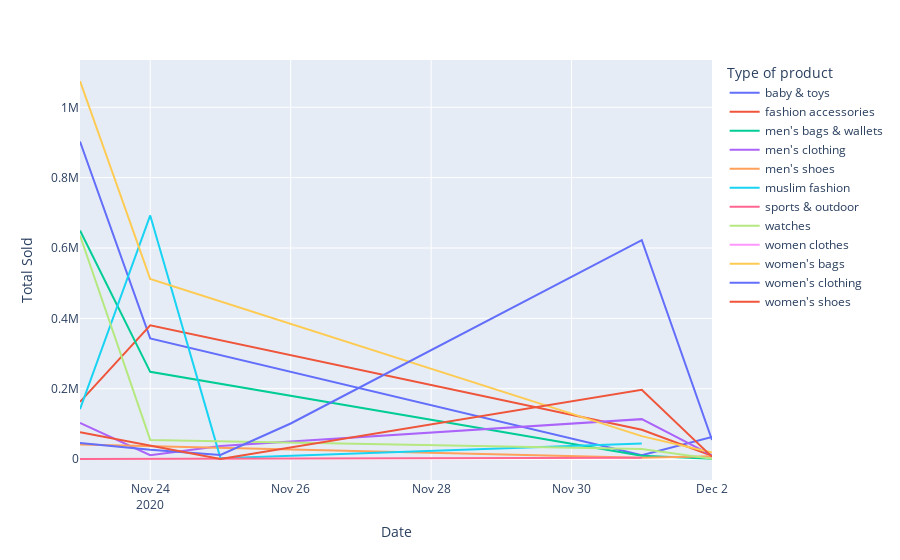

Write notebook code for a chart like this one.
### Code cell
plt.figure()

fig=px.line(date_vs_volume_set_2.reset_index(),
            x='date_date',
            y='total_sold',
            color='Type of product',  # this adds a legend
            labels={'total_sold': 'Total Sold', 'date_date': 'Date'}
            )
fig.show()

### Figure 1 — Plotly figure (JSON) as saved in the notebook; plotly's stock layout.template omitted (floating-point values rounded to 4 significant figures)
{"data": [{"hovertemplate": "Type of product=baby & toys<br>Date=%{x}<br>Total Sold=%{y}<extra></extra>", "legendgroup": "baby & toys", "line": {"color": "#636efa", "dash": "solid"}, "marker": {"symbol": "circle"}, "mode": "lines", "name": "baby & toys", "orientation": "v", "showlegend": true, "type": "scatter", "x": ["2020-11-23", "2020-11-24", "2020-12-01", "2020-12-02"], "xaxis": "x", "y": [902845, 343104, 10900, 62490], "yaxis": "y"}, {"hovertemplate": "Type of product=fashion accessories<br>Date=%{x}<br>Total Sold=%{y}<extra></extra>", "legendgroup": "fashion accessories", "line": {"color": "#EF553B", "dash": "solid"}, "marker": {"symbol": "circle"}, "mode": "lines", "name": "fashion accessories", "orientation": "v", "showlegend": true, "type": "scatter", "x": ["2020-11-23", "2020-11-24", "2020-12-01", "2020-12-02"], "xaxis": "x", "y": [162580, 380113, 83326, 9459], "yaxis": "y"}, {"hovertemplate": "Type of product=men's bags & wallets<br>Date=%{x}<br>Total Sold=%{y}<extra></extra>", "legendgroup": "men's bags & wallets", "line": {"color": "#00cc96", "dash": "solid"}, "marker": {"symbol": "circle"}, "mode": "lines", "name": "men's bags & wallets", "orientation": "v", "showlegend": true, "type": "scatter", "x": ["2020-11-23", "2020-11-24", "2020-12-01", "2020-12-02"], "xaxis": "x", "y": [649754, 247976, 9409, 785], "yaxis": "y"}, {"hovertemplate": "Type of product=men's clothing<br>Date=%{x}<br>Total Sold=%{y}<extra></extra>", "legendgroup": "men's clothing", "line": {"color": "#ab63fa", "dash": "solid"}, "marker": {"symbol": "circle"}, "mode": "lines", "name": "men's clothing", "orientation": "v", "showlegend": true, "type": "scatter", "x": ["2020-11-23", "2020-11-24", "2020-11-25", "2020-12-01", "2020-12-02"], "xaxis": "x", "y": [102546, 11000, 36980, 113477, 10167], "yaxis": "y"}, {"hovertemplate": "Type of product=men's shoes<br>Date=%{x}<br>Total Sold=%{y}<extra></extra>", "legendgroup": "men's shoes", "line": {"color": "#FFA15A", "dash": "solid"}, "marker": {"symbol": "circle"}, "mode": "lines", "name": "men's shoes", "orientation": "v", "showlegend": true, "type": "scatter", "x": ["2020-11-23", "2020-12-01", "2020-12-02"], "xaxis": "x", "y": [41392, 3882, 7608], "yaxis": "y"}, {"hovertemplate": "Type of product=muslim fashion<br>Date=%{x}<br>Total Sold=%{y}<extra></extra>", "legendgroup": "muslim fashion", "line": {"color": "#19d3f3", "dash": "solid"}, "marker": {"symbol": "circle"}, "mode": "lines", "name": "muslim fashion", "orientation": "v", "showlegend": true, "type": "scatter", "x": ["2020-11-23", "2020-11-24", "2020-11-25", "2020-12-01"], "xaxis": "x", "y": [142099, 692528, 2600, 43859], "yaxis": "y"}, {"hovertemplate": "Type of product=sports & outdoor<br>Date=%{x}<br>Total Sold=%{y}<extra></extra>", "legendgroup": "sports & outdoor", "line": {"color": "#FF6692", "dash": "solid"}, "marker": {"symbol": "circle"}, "mode": "lines", "name": "sports & outdoor", "orientation": "v", "showlegend": true, "type": "scatter", "x": ["2020-11-23", "2020-12-01"], "xaxis": "x", "y": [143, 3659], "yaxis": "y"}, {"hovertemplate": "Type of product=watches<br>Date=%{x}<br>Total Sold=%{y}<extra></extra>", "legendgroup": "watches", "line": {"color": "#B6E880", "dash": "solid"}, "marker": {"symbol": "circle"}, "mode": "lines", "name": "watches", "orientation": "v", "showlegend": true, "type": "scatter", "x": ["2020-11-23", "2020-11-24", "2020-12-01", "2020-12-02"], "xaxis": "x", "y": [635555, 54404, 28568, 530], "yaxis": "y"}, {"hovertemplate": "Type of product=women clothes<br>Date=%{x}<br>Total Sold=%{y}<extra></extra>", "legendgroup": "women clothes", "line": {"color": "#FF97FF", "dash": "solid"}, "marker": {"symbol": "circle"}, "mode": "lines", "name": "women clothes", "orientation": "v", "showlegend": true, "type": "scatter", "x": ["2020-12-01"], "xaxis": "x", "y": [230], "yaxis": "y"}, {"hovertemplate": "Type of product=women's bags<br>Date=%{x}<br>Total Sold=%{y}<extra></extra>", "legendgroup": "women's bags", "line": {"color": "#FECB52", "dash": "solid"}, "marker": {"symbol": "circle"}, "mode": "lines", "name": "women's bags", "orientation": "v", "showlegend": true, "type": "scatter", "x": ["2020-11-23", "2020-11-24", "2020-12-01", "2020-12-02"], "xaxis": "x", "y": [1074763, 511878, 65098, 18728], "yaxis": "y"}, {"hovertemplate": "Type of product=women's clothing<br>Date=%{x}<br>Total Sold=%{y}<extra></extra>", "legendgroup": "women's clothing", "line": {"color": "#636efa", "dash": "solid"}, "marker": {"symbol": "circle"}, "mode": "lines", "name": "women's clothing", "orientation": "v", "showlegend": true, "type": "scatter", "x": ["2020-11-23", "2020-11-24", "2020-11-25", "2020-11-26", "2020-12-01", "2020-12-02"], "xaxis": "x", "y": [45769, 26131, 11794, 101100, 622192, 54308], "yaxis": "y"}, {"hovertemplate": "Type of product=women's shoes<br>Date=%{x}<br>Total Sold=%{y}<extra></extra>", "legendgroup": "women's shoes", "line": {"color": "#EF553B", "dash": "solid"}, "marker": {"symbol": "circle"}, "mode": "lines", "name": "women's shoes", "orientation": "v", "showlegend": true, "type": "scatter", "x": ["2020-11-23", "2020-11-25", "2020-12-01", "2020-12-02"], "xaxis": "x", "y": [76591, 271, 196950, 6228], "yaxis": "y"}], "layout": {"legend": {"title": {"text": "Type of product"}, "tracegroupgap": 0}, "margin": {"t": 60}, "xaxis": {"anchor": "y", "domain": [0, 1], "title": {"text": "Date"}}, "yaxis": {"anchor": "x", "domain": [0, 1], "title": {"text": "Total Sold"}}}}
